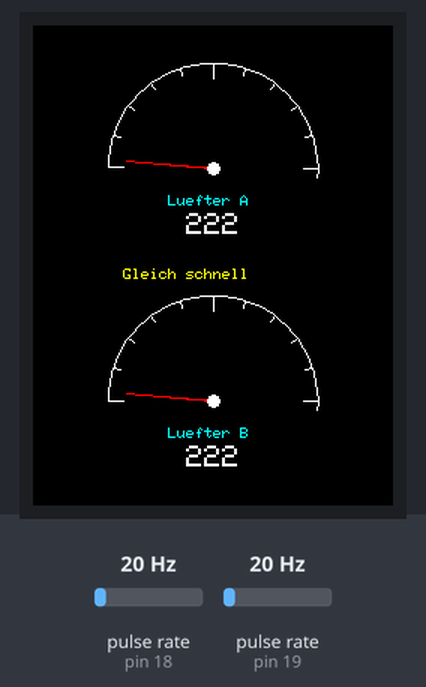
Simulated run of this sketch. Board: Arduino Mega 2560, built with avr-gcc and run on an emulated ATmega2560. Parts: 240×320 colour display. Wiring (inferred from the names in the program): 2 × pulse sensor: data pin 18 / data pin 19. Inputs (shaded band) come from the test bench; at power-on: pulse rate (sensors on pin 18, pin 19) 20 Hz. What the sketch prints to the serial monitor is not drawn.

Above: at 1.9 s.
2.0 s: pulse rate (sensor on pin 18) set to 4 Hz
At 4.4 s:
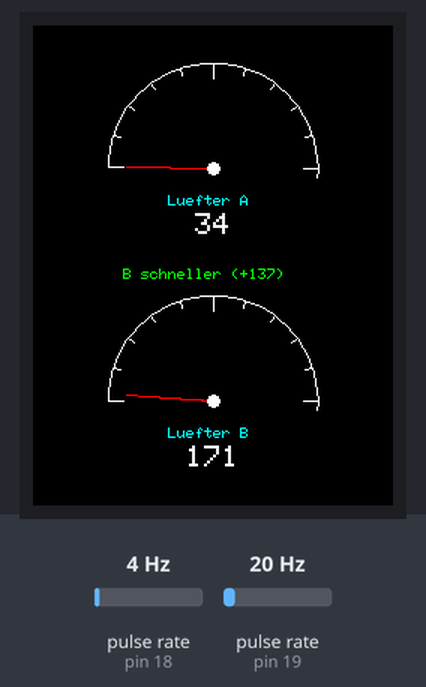
4.8 s: pulse rate (sensor on pin 19) set to 4 Hz
At 6.7 s:
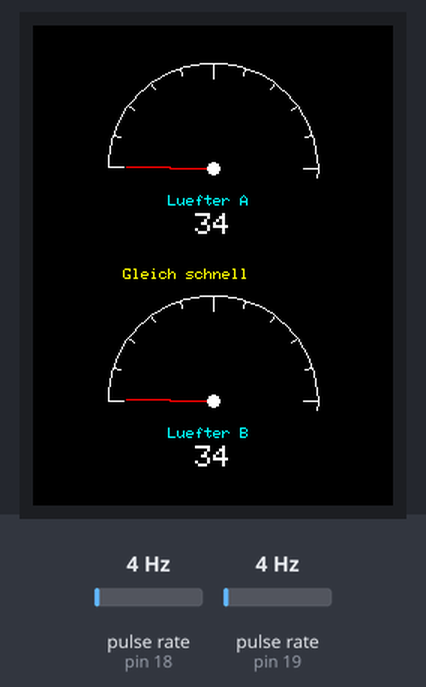
7.8 s: pulse rate (sensor on pin 18) set to 150 Hz
At 9.1 s:
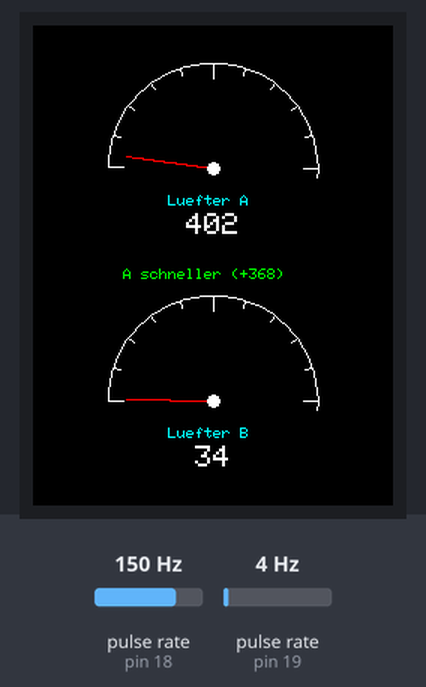
10.8 s: pulse rate (sensor on pin 19) set to 50 Hz
At 13.5 s:
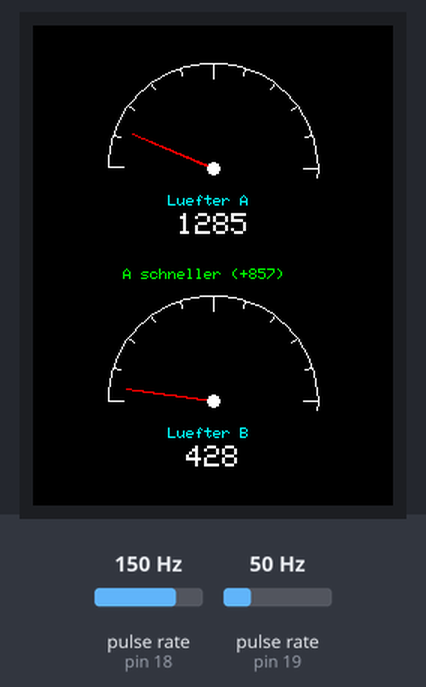
13.8 s: pulse rate (sensor on pin 18) set to 50 Hz
At 16.0 s:
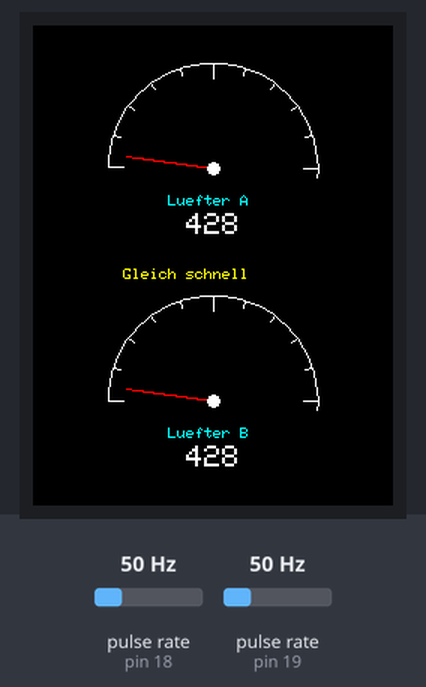
16.8 s: pulse rate (sensor on pin 19) set to 100 Hz
At 19.5 s:
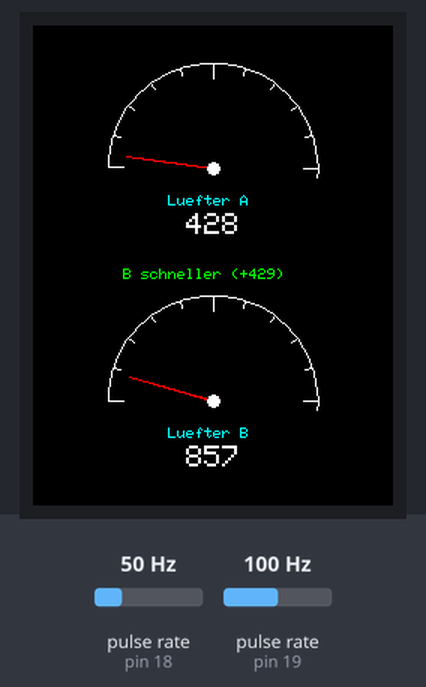
Timing chart, 0 to 20.8 s (numbered marks = the images above; inputs shaded):
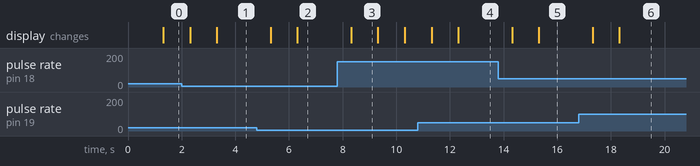

Measured:
- after the input at 2.0 s, the display: first changes after 0.33 s (image 1 shows a later state)
- after the input at 4.8 s, the display: first changes after 0.52 s (image 2 shows a later state)
- after the input at 7.8 s, the display: changes after 0.52 s (image 3)
- after the input at 10.8 s, the display: first changes after 0.53 s (image 4 shows a later state)
- after the input at 13.8 s, the display: first changes after 0.52 s (image 5 shows a later state)
- after the input at 16.8 s, the display: first changes after 0.52 s (image 6 shows a later state)
- what the display in image 3 shows lasts 1.0 s, from 8.3 s to 9.3 s

The sketch:

drehzahlmesser_vergleich.ino
```cpp
/*
 * =========================================================
 * DREHZAHLMESSER VERGLEICH - 2 LUEFTER MIT TACHO (ST7789)
 * =========================================================
 *
 * Was macht dieses Programm?
 * - Misst die Drehzahl von ZWEI Lueftern gleichzeitig
 * - Zeigt fuer jeden Luefter einen runden Tacho mit Nadel an
 * - Zeigt die RPM-Zahl und einen Vergleich (welcher ist schneller)
 *
 * Bauteile:
 * - Arduino Mega 2560
 * - Waveshare 2" LCD Modul (IPS, 240x320, ST7789V, SPI)
 * - 2x Gabellichtschranke LM393
 * - 2x 5V Luefter (30x30mm, 7 Blaetter)
 *
 * Benoetigte Bibliotheken:
 * - "Adafruit ST7735 and ST7789 Library"
 * - "Adafruit GFX Library"
 *
 * Erstellt: August 2026
 */

#include <Adafruit_GFX.h>
#include <Adafruit_ST7789.h>
#include <SPI.h>
#include <math.h>   // fuer sin() und cos() (Tacho-Nadel berechnen)

// === DISPLAY-PINS ===
const int TFT_CS  = 10;
const int TFT_DC  = 9;
const int TFT_RST = 8;
// CLK -> Pin 52, DIN -> Pin 51 (Hardware-SPI, fest)

// === SENSOR-PINS ===
const int SENSOR_A_PIN = 18;  // Luefter A - Interrupt-Pin
const int SENSOR_B_PIN = 19;  // Luefter B - Interrupt-Pin (NEU)

// === EINSTELLUNGEN ===
const int ANZAHL_BLAETTER = 7;
const unsigned long MESSZEIT_MS = 1000;
const long MAX_RPM = 10000;   // Skala-Endwert der Tachos

// === FARBEN ===
#define C_BG      ST77XX_BLACK
#define C_TITEL   ST77XX_CYAN
#define C_TEXT    ST77XX_WHITE
#define C_NADEL   ST77XX_RED
#define C_SKALA   ST77XX_WHITE
#define C_GRUEN   ST77XX_GREEN
#define C_GELB    ST77XX_YELLOW
#define C_ROT     ST77XX_RED

// === DISPLAY-OBJEKT ===
Adafruit_ST7789 tft = Adafruit_ST7789(TFT_CS, TFT_DC, TFT_RST);

// === VARIABLEN fuer beide Sensoren ===
volatile unsigned long impulseA = 0;
volatile unsigned long impulseB = 0;
unsigned long letzteMessung = 0;
unsigned long rpmA = 0, rpmB = 0;
unsigned long letzteRpmA = 999999, letzteRpmB = 999999;

// Tacho-Geometrie (wird in setup berechnet)
// Tacho A: obere Bildhaelfte, Tacho B: untere Bildhaelfte
const int TACHO_A_X = 120, TACHO_A_Y = 95,  TACHO_RADIUS = 70;
const int TACHO_B_X = 120, TACHO_B_Y = 250;

// === INTERRUPT-FUNKTIONEN ===
void impulsA() { impulseA++; }
void impulsB() { impulseB++; }

// ============================================
// SETUP
// ============================================
void setup() {
  Serial.begin(115200);
  Serial.println("=== Drehzahlmesser Vergleich (2 Luefter) ===");

  // Beide Sensoren einrichten
  pinMode(SENSOR_A_PIN, INPUT_PULLUP);
  pinMode(SENSOR_B_PIN, INPUT_PULLUP);
  attachInterrupt(digitalPinToInterrupt(SENSOR_A_PIN), impulsA, FALLING);
  attachInterrupt(digitalPinToInterrupt(SENSOR_B_PIN), impulsB, FALLING);

  // Display starten
  tft.init(240, 320);
  tft.setRotation(0);
  tft.fillScreen(C_BG);

  // Statische Skalen einmal zeichnen (die aendern sich nie)
  zeichneTachoSkala(TACHO_A_X, TACHO_A_Y, "Luefter A");
  zeichneTachoSkala(TACHO_B_X, TACHO_B_Y, "Luefter B");

  letzteMessung = millis();
}

// ============================================
// LOOP
// ============================================
void loop() {
  unsigned long jetztMs = millis();

  if (jetztMs - letzteMessung >= MESSZEIT_MS) {

    // Impulse beider Sensoren auslesen
    noInterrupts();
    unsigned long iA = impulseA;
    unsigned long iB = impulseB;
    impulseA = 0;
    impulseB = 0;
    interrupts();

    // RPM berechnen
    rpmA = (iA * 60000UL) / (ANZAHL_BLAETTER * MESSZEIT_MS);
    rpmB = (iB * 60000UL) / (ANZAHL_BLAETTER * MESSZEIT_MS);

    // Tachos nur neu zeichnen wenn sich was geaendert hat
    if (rpmA != letzteRpmA) {
      zeichneNadelUndWert(TACHO_A_X, TACHO_A_Y, rpmA, letzteRpmA);
      letzteRpmA = rpmA;
    }
    if (rpmB != letzteRpmB) {
      zeichneNadelUndWert(TACHO_B_X, TACHO_B_Y, rpmB, letzteRpmB);
      letzteRpmB = rpmB;
    }

    // Vergleich in der Mitte anzeigen
    zeigeVergleich(rpmA, rpmB);

    // Serieller Monitor
    Serial.print("Luefter A: ");
    Serial.print(rpmA);
    Serial.print(" RPM  |  Luefter B: ");
    Serial.print(rpmB);
    Serial.println(" RPM");

    letzteMessung = jetztMs;
  }
}

// ============================================
// TACHO-SKALA zeichnen (einmalig, aendert sich nie)
// ============================================
// Zeichnet den Halbkreis-Bogen mit Skalenstrichen und dem Namen darunter.
void zeichneTachoSkala(int mx, int my, const char* name) {
  // Halbkreis-Bogen von 180 Grad (links) bis 0 Grad (rechts), oben herum
  // Wir zeichnen ihn aus vielen kurzen Linien zusammen.
  for (int winkel = 180; winkel <= 360; winkel += 5) {
    float rad1 = winkel * PI / 180.0;
    float rad2 = (winkel + 5) * PI / 180.0;
    int x1 = mx + cos(rad1) * TACHO_RADIUS;
    int y1 = my + sin(rad1) * TACHO_RADIUS;
    int x2 = mx + cos(rad2) * TACHO_RADIUS;
    int y2 = my + sin(rad2) * TACHO_RADIUS;
    tft.drawLine(x1, y1, x2, y2, C_SKALA);
  }

  // Skalenstriche: alle 25% ein laengerer Strich, dazwischen kurze
  for (int i = 0; i <= 10; i++) {
    // Winkel von 180 (=0 RPM) bis 360 (=MAX_RPM)
    float winkel = 180 + (i * 18);   // 10 Abschnitte a 18 Grad = 180 Grad
    float rad = winkel * PI / 180.0;
    int laenge = (i % 5 == 0) ? 10 : 5;  // jeder 5. Strich laenger
    int xa = mx + cos(rad) * TACHO_RADIUS;
    int ya = my + sin(rad) * TACHO_RADIUS;
    int xi = mx + cos(rad) * (TACHO_RADIUS - laenge);
    int yi = my + sin(rad) * (TACHO_RADIUS - laenge);
    tft.drawLine(xa, ya, xi, yi, C_SKALA);
  }

  // Name unter dem Tacho
  tft.setTextColor(C_TITEL);
  tft.setTextSize(1);
  tft.setCursor(mx - 30, my + 18);
  tft.print(name);
}

// ============================================
// NADEL + RPM-WERT zeichnen
// ============================================
// Loescht die alte Nadel (uebermalen mit Hintergrund) und zeichnet die neue.
void zeichneNadelUndWert(int mx, int my, unsigned long rpm, unsigned long alteRpm) {

  // --- Alte Nadel loeschen (mit Hintergrundfarbe uebermalen) ---
  zeichneNadel(mx, my, alteRpm, C_BG);

  // --- Neue Nadel zeichnen ---
  zeichneNadel(mx, my, rpm, C_NADEL);

  // --- Mittelpunkt (kleiner Kreis) ---
  tft.fillCircle(mx, my, 4, C_TEXT);

  // --- RPM-Zahl unter dem Namen ---
  // Erst alten Wert-Bereich loeschen
  tft.fillRect(mx - 45, my + 30, 90, 20, C_BG);
  tft.setTextColor(C_TEXT);
  tft.setTextSize(2);
  // Zahl zentriert ausgeben
  int ziffern = String(rpm).length();
  tft.setCursor(mx - (ziffern * 6), my + 30);
  tft.print(rpm);
}

// Hilfsfunktion: zeichnet eine Nadel in der angegebenen Farbe
void zeichneNadel(int mx, int my, unsigned long rpm, uint16_t farbe) {
  // RPM auf Winkel umrechnen: 0 RPM = 180 Grad (links), MAX_RPM = 360 Grad (rechts)
  long begrenzt = rpm;
  if (begrenzt > MAX_RPM) begrenzt = MAX_RPM;
  float winkel = 180 + ((float)begrenzt / MAX_RPM) * 180.0;
  float rad = winkel * PI / 180.0;
  int spitzeX = mx + cos(rad) * (TACHO_RADIUS - 12);
  int spitzeY = my + sin(rad) * (TACHO_RADIUS - 12);
  tft.drawLine(mx, my, spitzeX, spitzeY, farbe);
  // Nadel etwas dicker: zwei zusaetzliche Linien daneben
  tft.drawLine(mx + 1, my, spitzeX, spitzeY, farbe);
  tft.drawLine(mx - 1, my, spitzeX, spitzeY, farbe);
}

// ============================================
// VERGLEICH anzeigen (welcher Luefter schneller ist)
// ============================================
void zeigeVergleich(unsigned long a, unsigned long b) {
  // Bereich zwischen den Tachos leeren
  tft.fillRect(0, 158, 240, 20, C_BG);
  tft.setTextSize(1);

  if (a == 0 && b == 0) {
    return;  // Nichts anzeigen wenn beide still stehen
  }

  tft.setCursor(60, 162);
  if (a > b) {
    tft.setTextColor(C_GRUEN);
    long diff = a - b;
    tft.print("A schneller (+");
    tft.print(diff);
    tft.print(")");
  } else if (b > a) {
    tft.setTextColor(C_GRUEN);
    long diff = b - a;
    tft.print("B schneller (+");
    tft.print(diff);
    tft.print(")");
  } else {
    tft.setTextColor(C_GELB);
    tft.print("Gleich schnell");
  }
}
```
